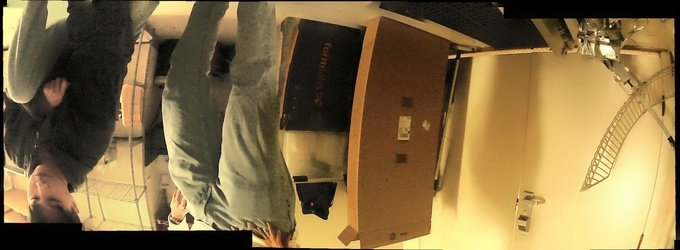
#> input picture gpsPanoGenerator/tests/scratched-cam/panorama.jpg, 680 x 250 px, shrunk from 2164 x 795 before the run, found by its file name
$ python -i script-calib.py   (imports and definitions only)
#> lines starting #> are read from the running program, lines starting #| are printed output that depends on the picture
### gpsPanoGenerator/gps_handler.py
# Perry Chien
# GPSHandler object that handles reading, writing, and overlaying of
# GPS coordinates on an image.

from PIL import Image
from overlay import overlayText
from imgdata import set_gps_location, get_gps_location

class GPSHandler:
    def __init__(self, filepath):
        self.filepath = filepath

    def read_gps(self):
        try:
            return get_gps_location(self.filepath)
        except Exception as e:
            print(f"Error reading GPS data: {e}")
            return None

    # [7 lines left out: function write_gps, not called in this run]

    def overlay_gps(self, gps_data):
#> called with gps_data = (47.61, -122.3, 15)
        try:
            if gps_data and isinstance(gps_data, tuple) and len(gps_data) == 3:
                gps_text = f"{gps_data[0]:.2f}° N, {gps_data[1]:.2f}° W"
                print(f"Overlaying GPS coordinates: {gps_text}")
                newpath = self.filepath[:self.filepath.index('.')] + '-gps.jpg'
                img = Image.open(self.filepath)
#> img is the input picture: PIL image 680x250 RGB; mean R, G, B 132, 110.1, 68.6
                img = overlayText(img, gps_text, 'br')
                img.save(newpath)
                return newpath
            else:
                print("Invalid GPS data format.")
                return None
        except Exception as e:
            print(f"Error overlaying GPS data: {e}")
            return None

### gpsPanoGenerator/overlay.py
# Perry Chien, Adam Friesz, Husky Robotics
# Last Updated 2/2/24

# This package includes functions related to creating and displaying text over existing image files
# overlay_text combines the functionality of most of the other functions to make the user experience
# as easy as possible.

from PIL import Image, ImageDraw, ImageFont, ImageOps
import numpy

RELATIVE_TEXT_SIZE = 0.3  # determines size of text overlay compared to background image range 0.3 - 0.5
WHITE = (255, 255, 255)
BLACK = (0, 0, 0)

# overlays the given txt on the given image at the specified position
def overlayText(image, txt, coords):
#> called with txt = '47.61° N, -122.33° W', coords = 'br'
    if isinstance(coords, str):
        mode = coords
        if mode == 'tl':
            coords = [75,75]
        elif mode == 'tr':
            coords = [int(0.7 * image.size[0] - 75), 75]
        elif mode == 'bl':
            coords = [75, int(0.9 * image.size[1] - 75)]
        elif mode == 'br':
            coords = [int(0.7 * image.size[0] - 75), int(0.9 * image.size[1] - 75)]
#> coords = [400, 150]
        else:
            raise Exception("Unknown mode param given. Check documentation for valid inputs.")

    width = int(RELATIVE_TEXT_SIZE * image.size[0])
#> width = 204
    color = shade(image, coords)
#> in shade, `data = numpy.asarray(ImageOps.grayscale(image))`:
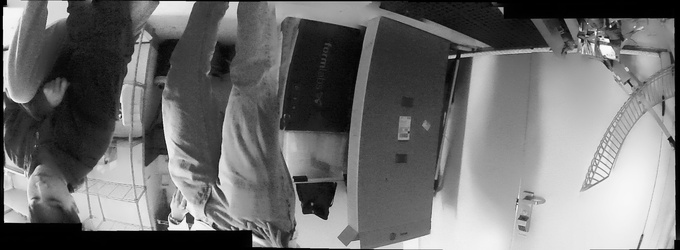
#> data: shape (250, 680); min 0, max 253, mean 112
#> in shade, `average = numpy.sum(data[coords[0]: largecoords[0], coords[1]: largeco..`: average = 0
#> color = (255, 255, 255)

    textimage = create_text_image(txt, width, color)
    return overlay(image, textimage, coords, True)

# [42 lines left out: functions overlayRectangle, overlayScalebar, not called in this run]

def create_text_image(inputtext, width, color):
#> called with inputtext = '47.61° N, -122.33° W', width = 204, color = (255, 255, 255)
    fontsize = int(width * 1 / 10)
#> fontsize = 20
    numlines = 1
    if len(inputtext) * fontsize >= width:
        text = ""
        count = 0
        for word in inputtext.split():
            count += len(word) + 1
            if -1 + count * fontsize * 0.5 > width:
                text += '\n'
                count = len(word) + 1
                numlines += 1
            text += word + " "
#> after the loop, count = 2; numlines = 2
    else:
        text = inputtext
    height = int((numlines + 0.5) * fontsize)
#> height = 50
    img = Image.new('RGBA', (width, height), (255, 255, 255, 0))
#> img: PIL image 204x50 RGBA
    font = ImageFont.truetype("arial.ttf", fontsize)
    draw = ImageDraw.Draw(img)

    draw.text((0, 0), text, font=font, fill=color)
    return img

# [5 lines left out: function create_rectangle, not called in this run]

def overlay(image, over, coords, alpha):
#> called with alpha = True
    width1, height1 = image.size
#> width1 = 680; height1 = 250
    width2, height2 = over.size
#> width2 = 204; height2 = 50

    if width2 >= width1 or height2 >= height1:
        raise Exception("Overlay image must be smaller than the background image")
    if coords[0] > width1 or coords[1] > height1:
        raise Exception("Coordinates to place image are out of bounds")

    composite = image
    if alpha:
        composite.paste(over, coords, mask=over)
    else:
        composite.paste(over, coords)
    return composite

def shade(image, coords):
    whiteCount = 0
    blackCount = 0

    data = numpy.asarray(ImageOps.grayscale(image))
    if coords[0] + 500 > image.size[0] or coords[1] + 500 > image.size[1]:
        largecoords = [image.size[0], image.size[1]]
    else:
        largecoords = [coords[0] + 500, coords[1] + 500]
    average = numpy.sum(data[coords[0]: largecoords[0], coords[1]: largecoords[1]]) / data.size
    if average >= 150:
        return BLACK
    else:
        return WHITE

### gpsPanoGenerator/imgdata.py
import json
import os
import piexif
from fractions import Fraction

# [61 lines left out: functions to_deg, change_to_rational, set_gps_location, not called in this run]

# returns dict of all gps data in image exif data
def get_gps(file):
    data = piexif.load(file)
    return data["GPS"]

# takes an image file and displays its encoded GPS code information.
# returns lat, lng coordinates in readable string format displayed in degree, minute, seconds format.
# returns None if there is no GPS data.
def get_gps_location(file):
    data = piexif.load(file)
    if "GPS" in data.keys():
        GPS_info = data["GPS"]
        str_lat = str(GPS_info[2][0][0]) + "° " + str(GPS_info[2][1][0]) + "' " + \
                str(GPS_info[2][2][0] / GPS_info[2][2][1]) + "\" " + str(GPS_info[1])[2]

        str_lng = str(GPS_info[4][0][0]) + "° " + str(GPS_info[4][1][0]) + "' " + \
                str(GPS_info[4][2][0] / GPS_info[4][2][1]) + "\" " + str(GPS_info[3])[2]
        return str_lat + ", " + str_lng
    else:
        return "None"

# reads a json file and returns a string containing its contents
# [7 lines left out: function read_json, not called in this run]

### gpsPanoGenerator/scripts/script-calib.py
# Perry Chien
#
# Stitching script WITH cam calibration (refined ver. of script-v2)
#
# WIP refined version of the stitching script. Trying to address the color change issue
# (i.e. yellowish to blueish for no reason). This ver is compatible with newly calibrated
# cam (i.e. takes distortion params)

import sys
import cv2
import numpy as np
import os
import numba
from PIL import Image
from overlay import overlayText
from imgdata import set_gps_location, get_gps_location
from matplotlib import pyplot as plt
from gps_handler import GPSHandler

# disable Numba JIT caching (resolved debugger issue), check back later
# [1 line that did not run here, left out]

def plot_image(img, figsize_in_inches=(5,5)):
    fig, ax = plt.subplots(figsize=figsize_in_inches)
    ax.imshow(cv2.cvtColor(img, cv2.COLOR_BGR2RGB))
    plt.show()

# normalize colors across a series of images (ATTEMPT TO FIX COLOR CHANGE)
def normalize_image_colors(images):
    normalized_images = []
    for img in images:
        img_lab = cv2.cvtColor(img, cv2.COLOR_BGR2LAB)
        l, a, b = cv2.split(img_lab)
        l = cv2.equalizeHist(l)
        img_lab = cv2.merge((l, a, b))
        img_bgr = cv2.cvtColor(img_lab, cv2.COLOR_LAB2BGR)
        normalized_images.append(img_bgr)
    return normalized_images

def stitch_images(images):
    stitcher = cv2.Stitcher_create()
    status, stitched = stitcher.stitch(images)
    if status != cv2.Stitcher_OK:
        raise Exception("Error during stitching process")
    return stitched

def get_real_time_gps():
    # placeholder function to fetch real-time GPS coordinates.
    # replace with actual implementation of WebSocket communication stuff to get GPS data.
    return (47.6062, -122.3321, 15.0)

# [3 lines not run here, left out]

path = sys.argv[1]
# [1 line that did not run here, left out]


# EXTRA CAMERA CALIBRATION STEP
# load calibration data
# [1 line not run here, left out]
# [1 line that did not run here, left out]
# [1 line that did not run here, left out]

# load each image and calibrate each one based on the data
images = []
# [8 lines not run here, left out]


# EVERYTHING IS SAME HERE AS SCRIPT-V2.PY
# normalize image colors (for color change fix)
normalized_images = normalize_image_colors(images)

# stitch images and save pano
# [1 line that did not run here, left out]
panorama_path = os.path.join(path, "panorama.jpg")
# [1 line not run here, left out]

# save a PIL version for further processing, if needed
# [1 line that did not run here, left out]
# [1 line not run here, left out]

# process GPS coordinates
lat, lng, alt = get_real_time_gps()
# [1 line not run here, left out]

# use GPSHandler to read/write and then overlay the data on pano
gps_handler = GPSHandler(panorama_path)
# [1 line not run here, left out]
# [1 line that did not run here, left out]
# [2 lines not run here, left out]

# overlay the GPS data on pano
newpath = gps_handler.overlay_gps((lat, lng, alt))  # data should be a tuple
# [4 lines not run here, left out]

>>> import cv2
>>> picture = cv2.imread('../../perry-dog-scalebar.jpg')
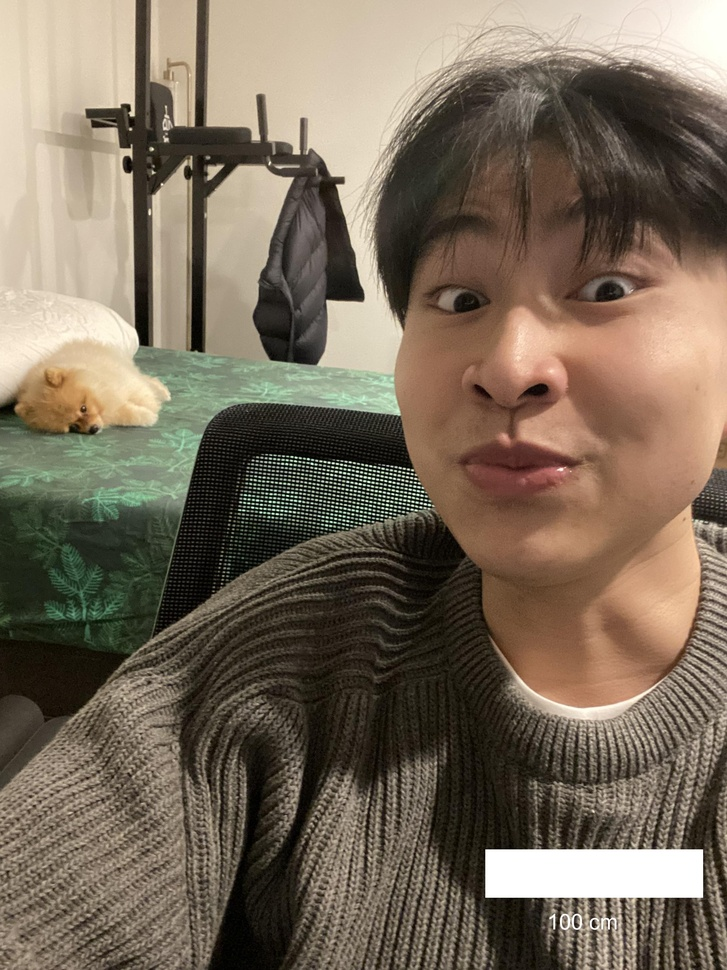
#> input picture perry-dog-scalebar.jpg, 727 x 970 px, shrunk from 2316 x 3088 before the run
#> picture is the input picture: shape (970, 727, 3); mean B, G, R 91.1, 107.7, 121.2
#> the loop in normalize_image_colors, `for img in images:` made 1 pass
#> after the loop in normalize_image_colors, `for img in images:`: normalized_images = []
#> (the run stopped early here; a loop or call above may not have finished)
